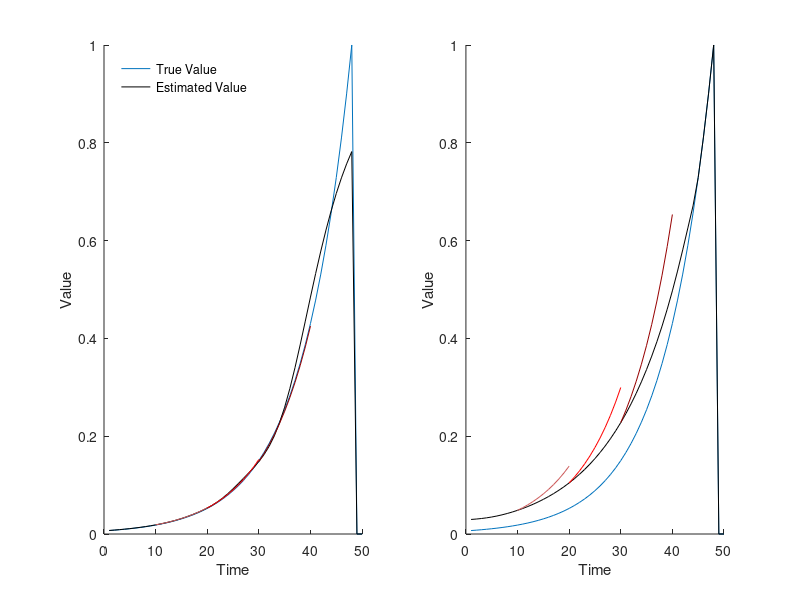
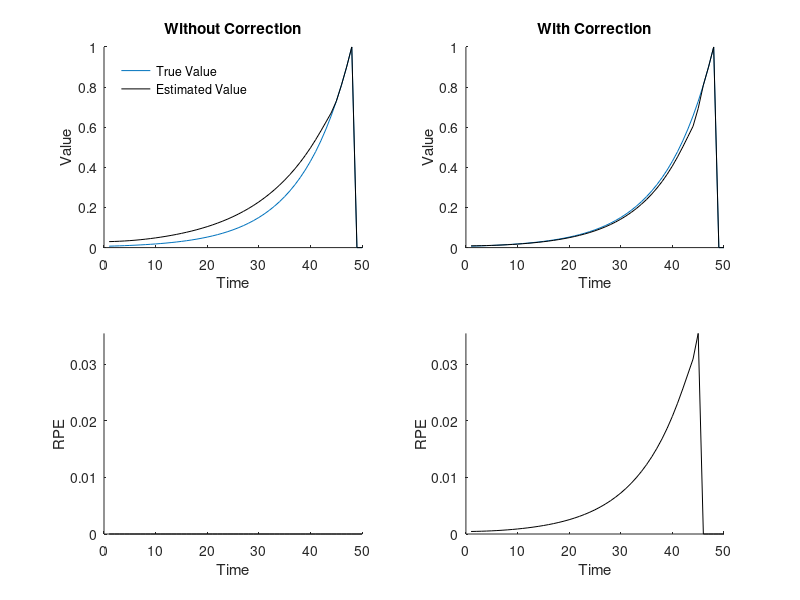
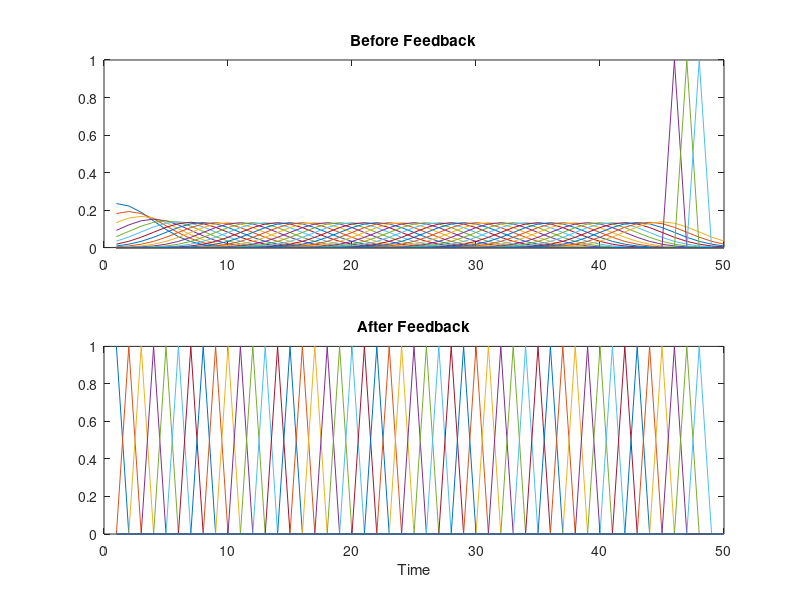

Here is the MATLAB script that generated these plots, in order:
% Figs 1 & 2 in Mikhael, Kim, Uchida, & Gershman.
% Written 30Sept19 by JGM.

clear; close all; clc

%% --------------------------------------------------------------------- %%

% parameters
gamma = .9;                             % discount factor
alpha = .1;                             % learning rate
n = 50;                                 % number of states
numIter = 1000;                         % number of iterations for learning
CS = 1;                                 % trial onset
T = n-2;                                % reward time
weber = .15;                            % Weber fraction

% true value
t = 1:n;                                % time
r = zeros(n,1); r(T) = 1;               % reward schedule
oT = [1:CS-1 T+1:n];                    % times outside the trial
V = gamma.^(T-t)'; V(oT) = 0;           % true value

% kernel widths
S = .1+zeros(1,n);                      % SD of small uncertainty kernel
L = 3+zeros(1,n); L(n-4:end) = .1;      % SD of large uncertainty kernel
web = weber*t;

% kernels = (time, kernel mean)
[xs, xl, xw] = deal(zeros(n,n-1));
for y = 1:n
    xs(:,y) = normpdf(t,y,S(y))';       % small kernel
    xl(:,y) = normpdf(t,y,L(y))';       % large kernel
    xw(:,y) = normpdf(t,y,web(y))';     % Weber's law
end
xs(:,oT)=0; xl(:,oT)=0; xw(:,oT)=0;     % leave out times outside trial
xs=xs./sum(xs); xl=xl./sum(xl); xw=xw./sum(xw);    % make prob dist's
xs(isnan(xs))=0; xl(isnan(xl))=0; xw(isnan(xw))=0; % nan's to zeros

% correction term:  [without correction | with correction]
beta = [zeros(n,1) alpha*(exp((log(gamma))^2*(L.^2-S.^2)'/2)-1)];

% learning with feedback
[w, Vh, delta] = deal(zeros(n,3));     	% weights, estimated value, RPE
for e = 1:2
    for iter = 1:numIter
        for y = 1:T+1
            Vh(y,e) = w(:,e)'*xs(:,y);
            Vh(y+1,e) = w(:,e)'*xl(:,y+1);
            delta(y,e) = r(y) + gamma*Vh(y+1,e) - Vh(y,e);
            w(:,e) = w(:,e) + (alpha*delta(y,e)-beta(y,e)*w(:,e)).*xs(:,y);
            w(T+1:end,e) = 1;          % value stays high until reward
        end
    end
end

% learning without feedback
for iter = 1:numIter
    for y = 1:T+1
        Vh(y,3) = w(:,3)'*xw(:,y);
        Vh(y+1,3) = w(:,3)'*xw(:,y+1);
        delta(y,3) = r(y) + gamma*Vh(y+1,3) - Vh(y,3);
        w(:,3) = w(:,3) + alpha*delta(y,3).*xw(:,y);
        w(T+1:end,3) = r(T);         	% value stays high until reward
    end
end

%% --------------------------------------------------------------------- %%

% plot uncertainty kernels
figure(101)
subplot(2,1,1)
plot(t,xl)
title('Before Feedback')
subplot(2,1,2)
plot(t,xs)
title('After Feedback')
xlabel('Time')

figure(1)
fL = [3 1];                             % index of relevant value estimates
hL = [10 20 30];                        % initial location of red curves
y = 10;                                 % length of red curves along x-axis
cols=[205 92 92; 255 0 0; 150 0 0]/255; % red color schemes
feed = {'Without Feedback','With Feedback'};
for e = [2 1]
    f = fL(e);
    subplot(1,2,e) 
    hold on
    plot(t,V)
    plot(t,Vh(:,f),'k')
    for g = 1:3
        redcurve = nan(1,n);
        h = hL(g);
        redcurve(h+(0:y)) = Vh(h,f).*gamma.^(0:-1:-y);
        plot(redcurve,'Color',cols(g,:))
    end
    % title(feed{e})
    xlim([0 n])
    xlabel('Time')
    ylim([0 1])
    ylabel('Value')
    box off
end
legend('True Value', 'Estimated Value', 'Location','Northwest','box','off')

figure(2)
corr = {'Without Correction','With Correction'};
for e = 1:2
    subplot(2,2,e)
    hold on
    plot(t,V)
    plot(t,Vh(:,e),'k')
    ylabel('Value')
    ylim([min(min([Vh V])) max(max([Vh V]))])
    title(corr{e})
    
    subplot(2,2,e+2)
    plot(t,delta(:,e),'k')
    ylabel('RPE')
    ylim([min(min(delta(:,1:2))) max(max(delta(:,1:2)))])
end

subplot(2,2,1)
legend('True Value','Estimated Value','Location','Northwest','box','off')

for e = 1:4
    subplot(2,2,e)
    xlabel('Time')
    xlim([0 n])
    box off
end
